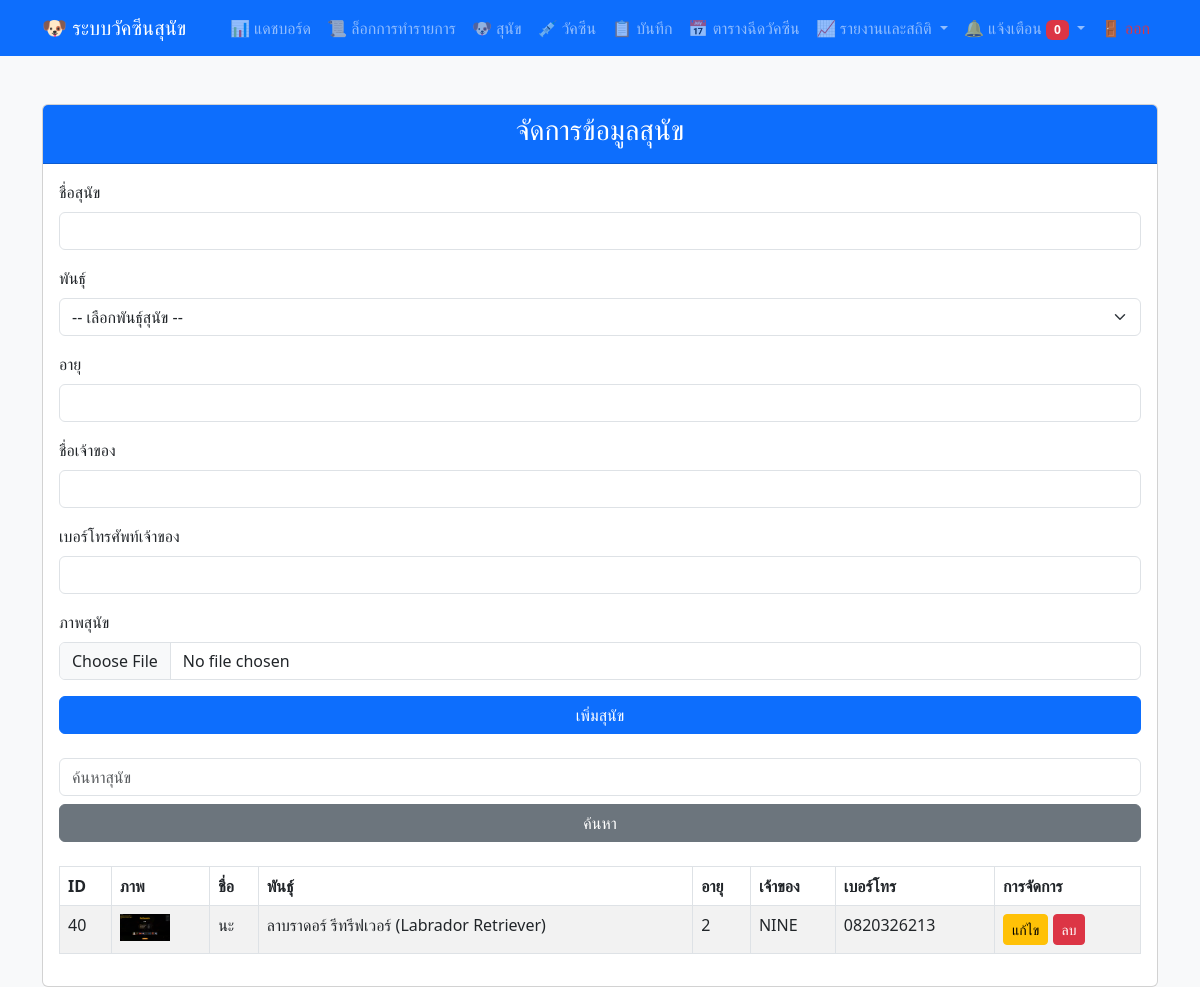
Page /pages/dogs.php (signed in) on the committed database.
### tables this page shows
CREATE TABLE `dogs` (
  `DogID` int(11) NOT NULL,
  `Name` varchar(100) NOT NULL,
  `Breed` varchar(100) DEFAULT NULL,
  `Age` int(11) DEFAULT NULL,
  `OwnerName` varchar(100) DEFAULT NULL,
  `ImagePath` varchar(255) DEFAULT NULL,
  `OwnerPhone` varchar(15) DEFAULT NULL,
  `Phone` varchar(20) DEFAULT NULL
);

### pages/dogs.php (the view, shortened to what this page needs)
<?php
include 'menu.php';
include '../includes/db.php';
$search = isset($_GET['search']) ? '%' . $_GET['search'] . '%' : '%';
$stmt = $conn->prepare("SELECT * FROM Dogs WHERE Name LIKE ? OR Breed LIKE ? OR OwnerName LIKE ?");
$stmt->execute([$search, $search, $search]);
$dogs = $stmt->fetchAll();
?>
<!DOCTYPE html>
<html lang="th">
<head>
    <link href="https://cdn.jsdelivr.net/npm/bootstrap@5.3.0/dist/css/bootstrap.min.css" rel="stylesheet">
</head>
<body class="bg-light">
<div class="container mt-5">
    <div class="card">
        <div class="card-header bg-primary text-white">
            <h3 class="text-center">จัดการข้อมูลสุนัข</h3>
        </div>
        <div class="card-body">
            <form method="POST" enctype="multipart/form-data">
                <div class="mb-3">
                    <label class="form-label">ชื่อสุนัข</label>
                    <input type="text" name="name" class="form-control" required>
                </div>
                <div class="mb-3">
                    <label class="form-label">พันธุ์</label>
                    <select name="breed" class="form-select" required>
                        <option value="">-- เลือกพันธุ์สุนัข --</option>
                    </select>
                </div>
                <div class="mb-3">
                    <label class="form-label">อายุ</label>
                    <input type="number" name="age" class="form-control" required>
                </div>
                <div class="mb-3">
                    <label class="form-label">ชื่อเจ้าของ</label>
                    <input type="text" name="ownerName" class="form-control" required>
                </div>
                <div class="mb-3">
                    <label class="form-label">เบอร์โทรศัพท์เจ้าของ</label>
                    <input type="text" name="ownerPhone" class="form-control" required>
                </div>
                <div class="mb-3">
                    <label class="form-label">ภาพสุนัข</label>
                    <input type="file" name="dog_image" class="form-control">
                </div>
                <button type="submit" class="btn btn-primary w-100">เพิ่มสุนัข</button>
            </form>
            <form method="GET" class="mt-4">
                <input type="text" name="search" placeholder="ค้นหาสุนัข" class="form-control mb-2">
                <button type="submit" class="btn btn-secondary w-100">ค้นหา</button>
            </form>
            <table class="table table-bordered table-striped mt-4">
                <thead>
                <tr>
                    <th>ID</th>
                    <th>ภาพ</th>
                    <th>ชื่อ</th>
                    <th>พันธุ์</th>
                    <th>อายุ</th>
                    <th>เจ้าของ</th>
                    <th>เบอร์โทร</th>
                    <th>การจัดการ</th>
                </tr>
                </thead>
                <tbody>
                <?php foreach ($dogs as $dog): ?>
                    <tr>
                        <td><?= $dog['DogID'] ?></td>
                        <td><?= $dog['ImagePath'] ? "<img src='{$dog['ImagePath']}' width='50'>" : "-" ?></td>
                        <td><?= htmlspecialchars($dog['Name']) ?></td>
                        <td><?= htmlspecialchars($dog['Breed']) ?></td>
                        <td><?= htmlspecialchars($dog['Age']) ?></td>
                        <td><?= htmlspecialchars($dog['OwnerName']) ?></td>
                        <td><?= htmlspecialchars($dog['OwnerPhone']) ?></td>
                        <td>
                            <a href="edit_dog.php?id=<?= $dog['DogID'] ?>" class="btn btn-warning btn-sm">แก้ไข</a>
                            <a href="?delete=<?= $dog['DogID'] ?>" class="btn btn-danger btn-sm" onclick="return confirm('ยืนยันการลบ?');">ลบ</a>
                        </td>
                    </tr>
                <?php endforeach; ?>
                </tbody>
            </table>
        </div>
    </div>
</div>
</body>
</html>

### rows in the picture
dogs: DogID "40", ImagePath (picture), Name "นะ", Breed "ลาบราดอร์ รีทรีฟเวอร์ (Labrador Retriever)", Age "2", OwnerName "NINE", OwnerPhone "0820326213"
